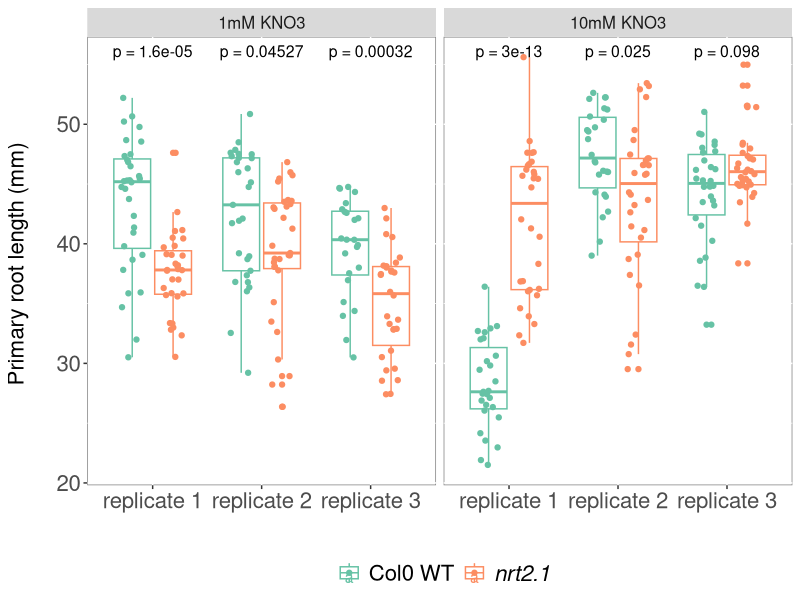
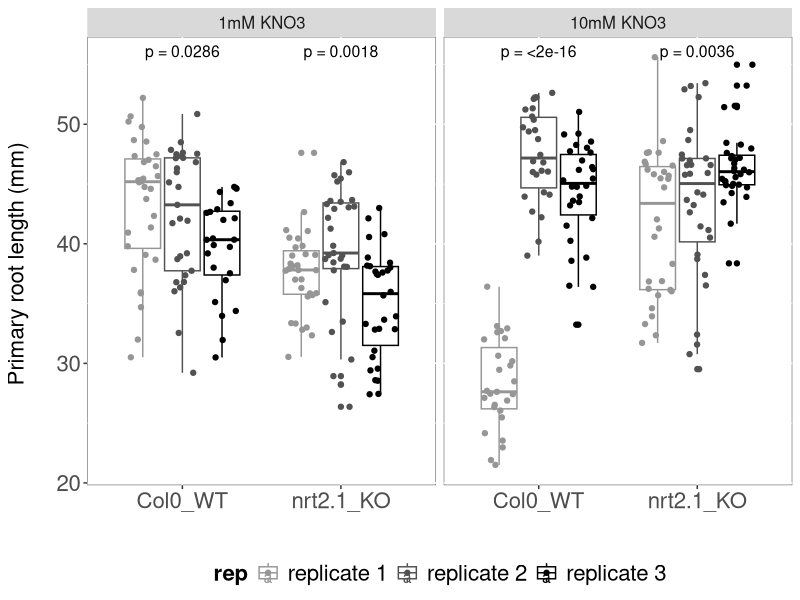
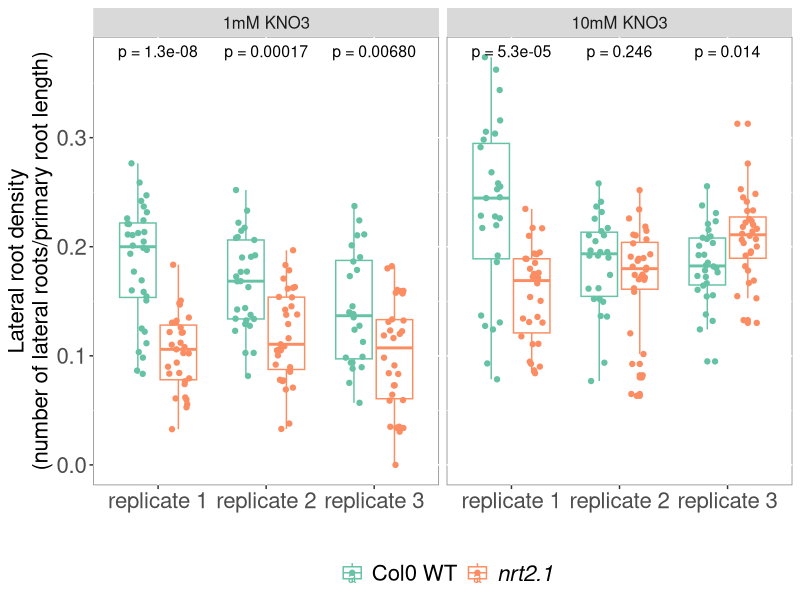
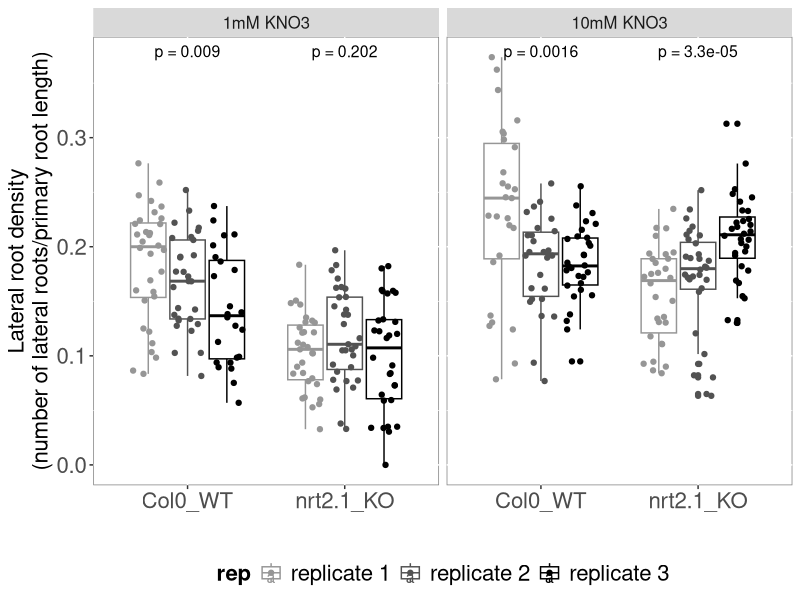
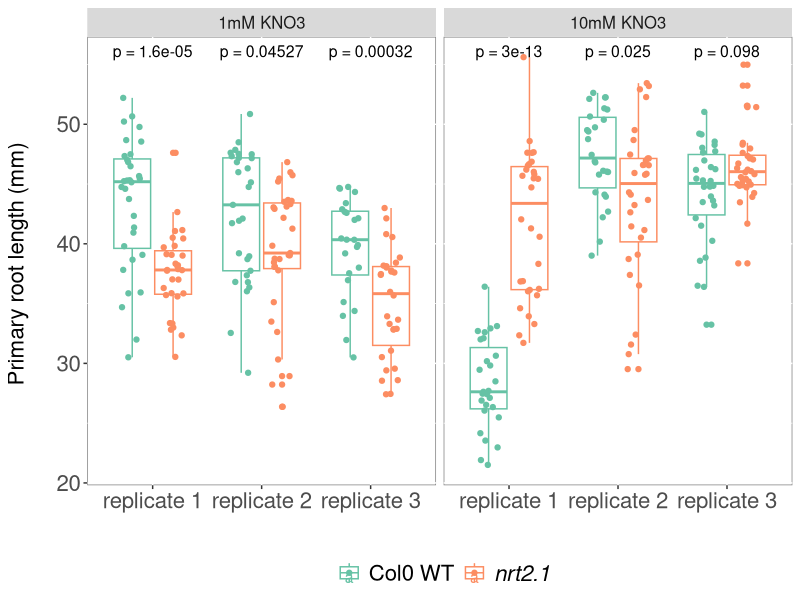
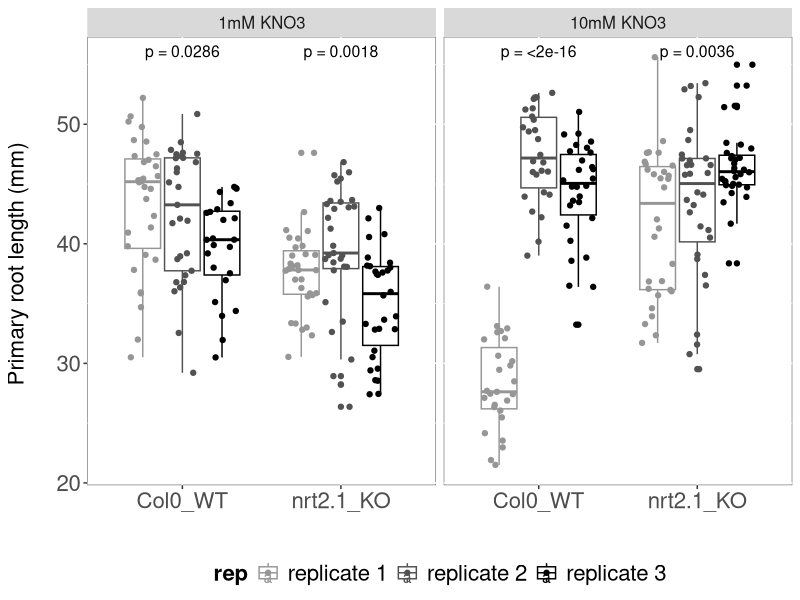
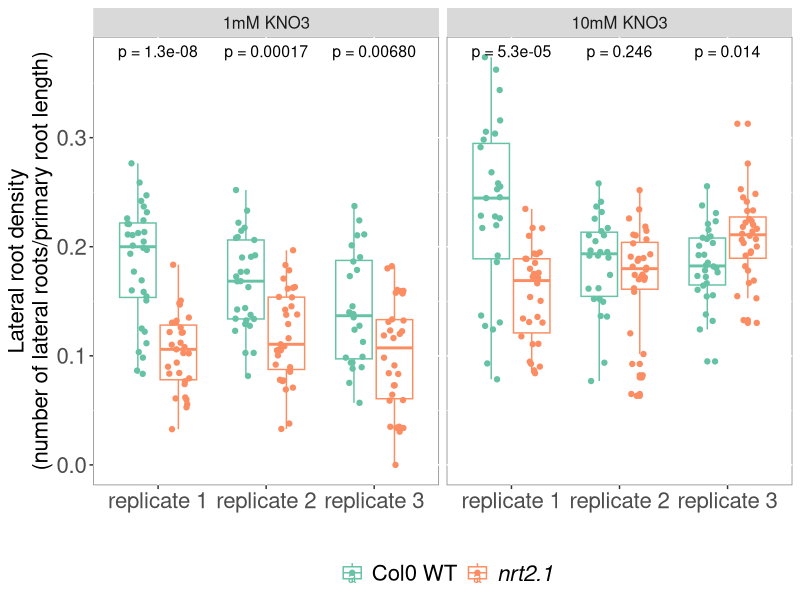
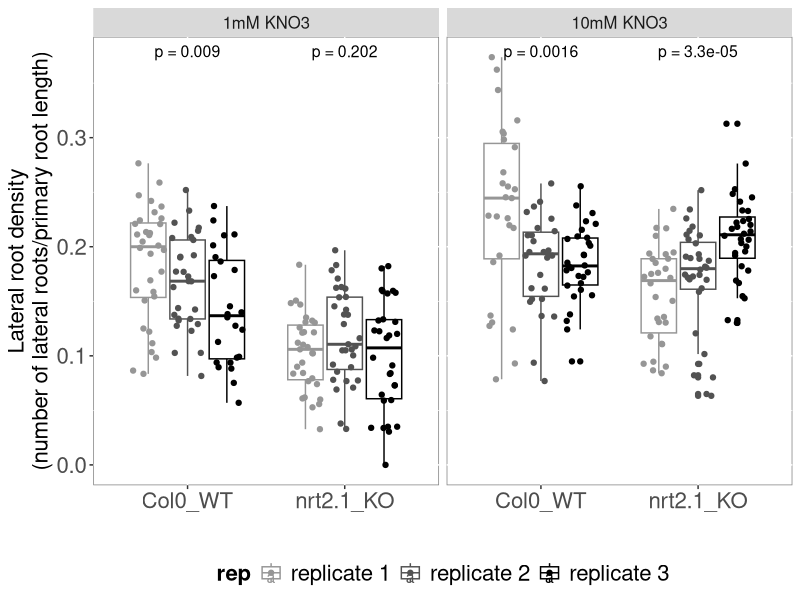

The R source for these figures, in order:
## ---- chunk 1
knitr::opts_chunk$set(echo = TRUE)
## ---- chunk 2
library(tidyverse)
library(ggpubr)
library(RColorBrewer)
## ---- chunk 3

SC67 <- read_tsv("SC67_WT_nrt21_1mM_10mM/SC67_root_measure.txt") %>% 
  mutate(root_length_mm=length_px/scale_px_mm,
         KNO3= factor(KNO3, levels=c("1mM", "10mM")),
         LRD=lateralRoots/root_length_mm) %>% 
  mutate(rep="replicate 1")


SC68 <- read_tsv("SC68_WT_nrt21_1mM_10mM/SC68_root_measurement.txt") %>% 
  mutate(root_length_mm=length_px/scale_px_mm,
         KNO3= factor(KNO3, levels=c("1mM", "10mM")),
         LRD=lateralRoots/root_length_mm) %>% 
  mutate(rep="replicate 2")


SC69 <- read_tsv("SC69_WT_nrt21_1mM_10mM/SC69_root_measurement.txt") %>% 
  mutate(root_length_mm=length_px/scale_px_mm,
         KNO3= factor(KNO3, levels=c("1mM", "10mM")),
         LRD=lateralRoots/root_length_mm) %>% 
  mutate(rep="replicate 3")


All_reps_WT_nrt21 <- bind_rows(SC67, SC68, SC69)

## ---- chunk 4

mutate(All_reps_WT_nrt21, KNO3 = paste(KNO3, "KNO3")) %>% 
  mutate(KNO3=factor(KNO3, levels=c("1mM KNO3", "10mM KNO3"))) %>% 
  ggplot( aes(x=rep, y=root_length_mm, col=genotype))+
  geom_boxplot() +
  geom_jitter(position = position_jitterdodge(jitter.width = 0.2, jitter.height = 0, dodge.width = 0.75)) +
  facet_wrap(~KNO3) +
  stat_compare_means(size=4, label="p.format", method="wilcox") +
  scale_color_brewer(palette="Set2", name="", labels=c("Col0_WT"="Col0 WT", "nrt2.1_KO"=expression(italic("nrt2.1")))) +
  ylab("Primary root length (mm) \n") +
  xlab("")+
  theme(legend.text=element_text(size=16),legend.title = element_text(size=16, face="bold"), 
        axis.text=element_text(size=16), axis.title=element_text(size=16),
        plot.title = element_text(size=20,face="bold"),strip.text.x = element_text(size = 12),
        panel.background = element_rect(fill = "white", colour = "grey50"), legend.position="bottom", legend.key = element_rect(fill = NA, color = NA))

ggsave("Primary_root_length_WT_nrt21.jpg", height = 5.2, width=8)

## ---- chunk 5

colors_brewer <- brewer.pal(n = 9, name = "Greys")[c(5,7,9)]

mutate(All_reps_WT_nrt21, KNO3 = paste(KNO3, "KNO3")) %>% 
  mutate(KNO3=factor(KNO3, levels=c("1mM KNO3", "10mM KNO3"))) %>% 
  ggplot( aes(x=genotype, y=root_length_mm, col= rep ))+
  geom_boxplot() +
  geom_jitter(position = position_jitterdodge(jitter.width = 0.2, jitter.height = 0, dodge.width = 0.75)) +
  facet_wrap(~KNO3) +
  stat_compare_means(size=4, label="p.format", method="anova") +
  scale_color_manual(values=colors_brewer) +
  ylab("Primary root length (mm) \n") +
  xlab("")+
  theme(legend.text=element_text(size=16),legend.title = element_text(size=16, face="bold"), 
        axis.text=element_text(size=16), axis.title=element_text(size=16),
        plot.title = element_text(size=20,face="bold"),strip.text.x = element_text(size = 12),
        panel.background = element_rect(fill = "white", colour = "grey50"), legend.position="bottom", legend.key = element_rect(fill = NA, color = NA))

ggsave("Primary_root_length_WT_nrt21_combined_replicates.jpg", height = 5.2, width=8)

## ---- chunk 6


  mutate(All_reps_WT_nrt21, KNO3 = paste(KNO3, "KNO3")) %>%
  mutate(KNO3=factor(KNO3, levels=c("1mM KNO3", "10mM KNO3"))) %>% 
  ggplot( aes(x=rep, y=LRD, col=genotype))+
  geom_boxplot() + 
  geom_jitter(position = position_jitterdodge(jitter.width = 0.2, jitter.height = 0, dodge.width = 0.75)) +
  facet_wrap(~KNO3) +
  stat_compare_means(size=4, label="p.format", method="wilcox") +
  scale_color_brewer(palette="Set2", name="", labels=c("Col0_WT"="Col0 WT", "nrt2.1_KO"=expression(italic("nrt2.1")))) +
  ylab("Lateral root density\n(number of lateral roots/primary root length)") +
  xlab("")+
  theme(legend.text=element_text(size=16),legend.title = element_text(size=16, face="bold"), 
        axis.text=element_text(size=16), axis.title=element_text(size=16),
        plot.title = element_text(size=20,face="bold"),strip.text.x = element_text(size = 12),
        panel.background = element_rect(fill = "white", colour = "grey50"), legend.position="bottom", legend.key = element_rect(fill = NA, color = NA))



ggsave("Lateral_root_density_WT_nrt21.jpg", height = 5.2, width=8)




## ---- chunk 7

colors_brewer <- brewer.pal(n = 9, name = "Greys")[c(5,7,9)]


  mutate(All_reps_WT_nrt21, KNO3 = paste(KNO3, "KNO3")) %>%
  mutate(KNO3=factor(KNO3, levels=c("1mM KNO3", "10mM KNO3"))) %>% 
  ggplot( aes(x=genotype , y=LRD, col=rep))+
  geom_boxplot() + 
  geom_jitter(position = position_jitterdodge(jitter.width = 0.2, jitter.height = 0, dodge.width = 0.75)) +
  facet_wrap(~KNO3) +
  stat_compare_means(size=4, label="p.format", method="anova") +
  scale_color_manual(values=colors_brewer) +
  ylab("Lateral root density\n(number of lateral roots/primary root length)") +
  xlab("")+
  theme(legend.text=element_text(size=16),legend.title = element_text(size=16, face="bold"), 
        axis.text=element_text(size=16), axis.title=element_text(size=16),
        plot.title = element_text(size=20,face="bold"),strip.text.x = element_text(size = 12),
        panel.background = element_rect(fill = "white", colour = "grey50"), legend.position="bottom", legend.key = element_rect(fill = NA, color = NA))



ggsave("Lateral_root_density_WT_nrt21_combined_replicates.jpg", height = 5.2, width=8)




